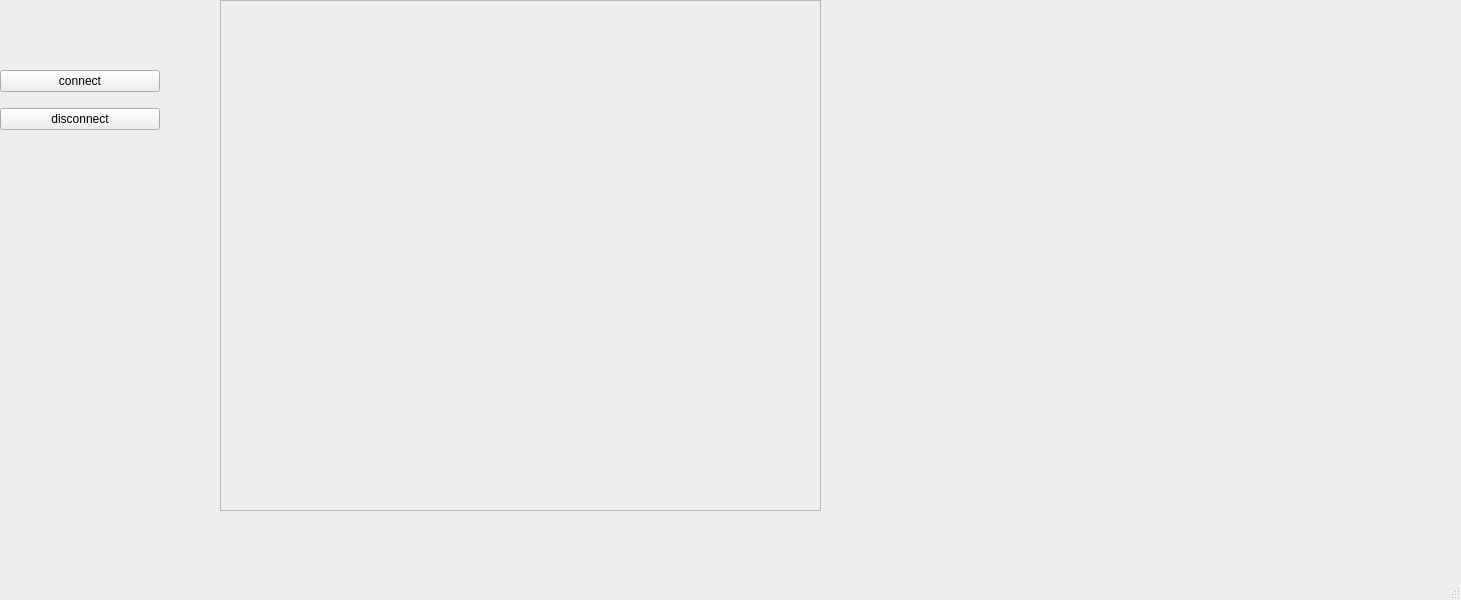
<?xml version="1.0" encoding="UTF-8"?>
<ui version="4.0">
 <class>TcpClienWimdow</class>
 <widget class="QMainWindow" name="TcpClienWimdow">
  <property name="geometry">
   <rect>
    <x>0</x>
    <y>0</y>
    <width>1461</width>
    <height>600</height>
   </rect>
  </property>
  <property name="windowTitle">
   <string>TcpClienWimdow</string>
  </property>
  <widget class="QWidget" name="centralwidget">
   <widget class="QWidget" name="verticalLayoutWidget">
    <property name="geometry">
     <rect>
      <x>0</x>
      <y>60</y>
      <width>160</width>
      <height>80</height>
     </rect>
    </property>
    <layout class="QVBoxLayout" name="verticalLayout">
     <item>
      <widget class="QPushButton" name="pushButton">
       <property name="text">
        <string>connect</string>
       </property>
      </widget>
     </item>
     <item>
      <widget class="QPushButton" name="pushButton_2">
       <property name="text">
        <string>disconnect</string>
       </property>
      </widget>
     </item>
    </layout>
   </widget>
   <widget class="QScrollArea" name="scrollArea">
    <property name="geometry">
     <rect>
      <x>220</x>
      <y>0</y>
      <width>601</width>
      <height>511</height>
     </rect>
    </property>
    <property name="widgetResizable">
     <bool>true</bool>
    </property>
    <widget class="QWidget" name="scrollAreaWidgetContents">
     <property name="geometry">
      <rect>
       <x>0</x>
       <y>0</y>
       <width>599</width>
       <height>509</height>
      </rect>
     </property>
    </widget>
   </widget>
  </widget>
  <widget class="QMenuBar" name="menubar">
   <property name="geometry">
    <rect>
     <x>0</x>
     <y>0</y>
     <width>1461</width>
     <height>21</height>
    </rect>
   </property>
  </widget>
  <widget class="QStatusBar" name="statusbar"/>
 </widget>
 <resources/>
 <connections/>
</ui>
